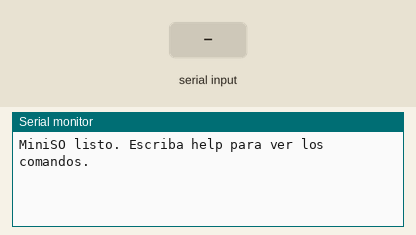
This program was run on a simulated ESP32. Shown: the last lines printed to the serial monitor. The inputs (shaded band) are chosen by the test bench.

Above: at 1.2 s.
1.3 s: "help\n" received over Serial
At 2.5 s:
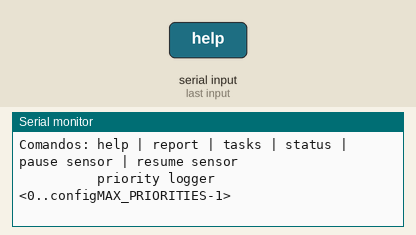
2.8 s: "report\n" received over Serial
At 3.7 s:
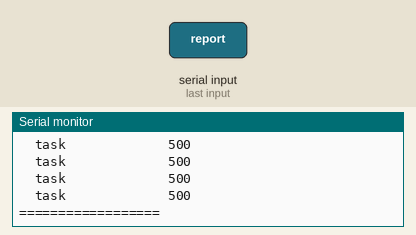
4.3 s: "tasks\n" received over Serial
At 5.5 s:
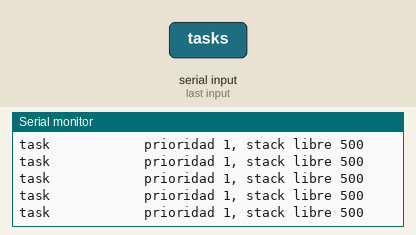
5.8 s: "status\n" received over Serial
At 6.3 s:
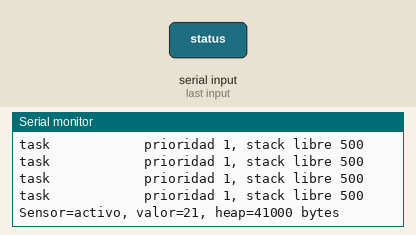
7.3 s: "pause sensor\n" received over Serial
At 7.7 s:
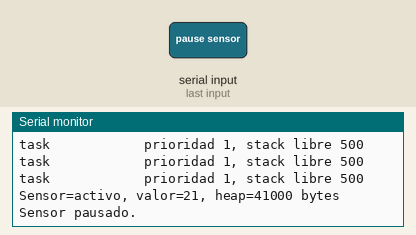
8.8 s: "resume sensor\n" received over Serial
At 10.2 s:
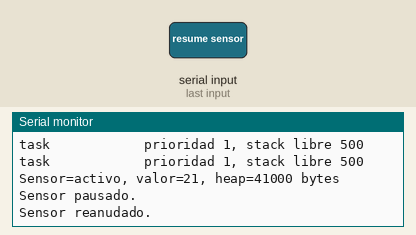

The program:

main.cpp
```cpp
#include <Arduino.h>
#include "esp_system.h"

// Cada tarea representa un servicio del mini sistema.
constexpr uint8_t TASK_COUNT = 6;
// Periodo del reporte automatico de estadisticas.
constexpr TickType_t REPORT_PERIOD = pdMS_TO_TICKS(5000);
// Periodo entre comprobaciones del watchdog.
constexpr TickType_t WATCHDOG_PERIOD = pdMS_TO_TICKS(3000);
// Tamano maximo de un mensaje de evento.
constexpr size_t EVENT_TEXT_SIZE = 64;

// Mensaje que viaja desde los servicios hacia el Logger.
struct Event
{
  char text[EVENT_TEXT_SIZE];
};

// Cola compartida por las tareas que generan eventos.
QueueHandle_t eventQueue;
// Evita que dos tareas escriban en Serial al mismo tiempo.
SemaphoreHandle_t serialMutex;
// Handle de cada tarea para consultarla o controlarla.
TaskHandle_t taskHandles[TASK_COUNT] = {};
// Contador de actividad usado por el Watchdog.
volatile uint32_t heartbeats[TASK_COUNT] = {};
// Valor generado por el sensor virtual.
volatile int sensorValue = 0;

// Indices usados para acceder a los servicios por nombre.
enum Service : uint8_t
{
  LOGGER,
  SENSOR,
  COMMUNICATIONS,
  STATISTICS,
  WATCHDOG,
  CONSOLE
};

/*
  xSemaphoreTake: Intenta adquirir un semáforo o mutex. Si no está disponible porque otra tarea lo tiene,
  suspende la tarea actual en estado Blocked hasta que se libere o expire el tiempo límite

  xSemaphoreGive: Libera el semáforo o mutex para que otra tarea que esté esperando pueda tomarlo

  */

// Imprime una linea protegiendo el puerto serie con un mutex.
void printLine(const char *text)
{
  // Espera como maximo 100 ms para obtener el puerto serie.
  if (xSemaphoreTake(serialMutex, pdMS_TO_TICKS(100)) == pdTRUE)
  {
    Serial.println(text);
    // Libera el puerto para otra tarea.
    xSemaphoreGive(serialMutex);
  }
}

// Copia un texto y lo agrega a la cola de eventos.
void logEvent(const char *text)
{
  Event event = {};
  // snprintf evita escribir mas alla del buffer del evento.
  snprintf(event.text, EVENT_TEXT_SIZE, "%s", text);
  // No se bloquea: si la cola esta llena, el evento se descarta.
  /* Envía datos estructurados de una tarea a otra de forma segura y thread-safe mediante una cola (FIFO) */
  xQueueSend(eventQueue, &event, 0);
}

// Consume eventos y los muestra ordenadamente por Serial.
void loggerTask(void *parameter)
{
  Event event;

  while (true)
  {
    // xQueueReceive: Extrae el elemento ubicado al frente de la cola y lo copia en una variable local, eliminándolo de la cola
    // Espera hasta que otro servicio publique un evento.
    if (xQueueReceive(eventQueue, &event, portMAX_DELAY) == pdTRUE)
    {
      // Los eventos se consumen, pero no se imprimen automaticamente.
    }
    // Informa al Watchdog que el Logger sigue ejecutandose.
    heartbeats[LOGGER]++;
  }
}

// Simula un sensor que cambia su valor periodicamente.
void sensorTask(void *parameter)
{
  while (true)
  {
    // Genera una secuencia simple de valores entre 0 y 99.
    sensorValue = (sensorValue + 7) % 100;
    // Marca una ejecucion correcta del Sensor.
    heartbeats[SENSOR]++;

    char message[EVENT_TEXT_SIZE];
    // Publica el valor generado para que lo muestre el Logger.
    snprintf(message, sizeof(message), "Sensor virtual: valor = %d", sensorValue);
    logEvent(message);
    // Libera el CPU hasta la proxima lectura simulada.
    vTaskDelay(pdMS_TO_TICKS(2000));
  }
}

// Simula una tarea que mantiene un enlace de comunicaciones activo.
void communicationsTask(void *parameter)
{
  while (true)
  {
    heartbeats[COMMUNICATIONS]++;
    logEvent("Comunicaciones: enlace simulado activo");
    // Simula el intervalo entre transmisiones.
    vTaskDelay(pdMS_TO_TICKS(4000));
  }
}

// Muestra recursos y estado de las tareas del sistema.
void statisticsTask(void *parameter)
{
  while (true)
  {
    // El reporte se solicita manualmente con el comando "report".
    heartbeats[STATISTICS]++;
    vTaskDelay(REPORT_PERIOD);
  }
}

// Supervisa que las demas tareas sigan actualizando su heartbeat.
void watchdogTask(void *parameter)
{
  // Guarda el valor observado durante la comprobacion anterior.
  uint32_t previousHeartbeats[TASK_COUNT] = {};

  while (true)
  {
    for (uint8_t service = LOGGER; service < TASK_COUNT; service++)
    {
      // El Watchdog no puede supervisarse a si mismo.
      if (service == WATCHDOG)
      {
        continue;
      }

      // Si el contador no cambio, el servicio no tuvo actividad.
      if (heartbeats[service] == previousHeartbeats[service])
      {
        char message[EVENT_TEXT_SIZE];
        snprintf(message, sizeof(message),
                 "Watchdog: sin actividad en %s", pcTaskGetName(taskHandles[service]));
        logEvent(message);
      }
      // Actualiza la referencia para la proxima ronda.
      previousHeartbeats[service] = heartbeats[service];
    }

    heartbeats[WATCHDOG]++;
    // Espera antes de volver a revisar todos los servicios.
    vTaskDelay(WATCHDOG_PERIOD);
  }
}

// Muestra los comandos disponibles en la consola.
void showHelp()
{
  printLine("Comandos: help | report | tasks | status | pause sensor | resume sensor");
  printLine("          priority logger <0..configMAX_PRIORITIES-1>");
}

// Muestra prioridad y stack libre de cada servicio.
void showTasks()
{
  if (xSemaphoreTake(serialMutex, portMAX_DELAY) == pdTRUE)
  {
    for (uint8_t service = LOGGER; service < TASK_COUNT; service++)
    {
      Serial.printf("%-15s prioridad %u, stack libre %u\n",
                    pcTaskGetName(taskHandles[service]),
                    uxTaskPriorityGet(taskHandles[service]),
                    uxTaskGetStackHighWaterMark(taskHandles[service]));
    }
    xSemaphoreGive(serialMutex);
  }
}

// Muestra bajo demanda el reporte que antes aparecia automaticamente.
void showReport()
{
  if (xSemaphoreTake(serialMutex, portMAX_DELAY) == pdTRUE)
  {
    Serial.println("\n==================");
    Serial.println("CPU: tareas FreeRTOS activas");
    Serial.printf("Heap libre: %u bytes\n", ESP.getFreeHeap());
    Serial.printf("Tiempo de ejecucion: %lu ms\n", millis());
    Serial.println("Stack libre por Task (palabras):");

    for (uint8_t service = LOGGER; service < TASK_COUNT; service++)
    {
      Serial.printf("  %-15s %4u\n",
                    pcTaskGetName(taskHandles[service]),
                    uxTaskGetStackHighWaterMark(taskHandles[service]));
    }

    Serial.println("==================");
    xSemaphoreGive(serialMutex);
  }
}

// Muestra un resumen del estado del sensor y de la memoria.
void showStatus()
{
  char status[EVENT_TEXT_SIZE];
  // eSuspended permite informar si el usuario pauso el Sensor.
  snprintf(status, sizeof(status), "Sensor=%s, valor=%d, heap=%u bytes",
           eTaskGetState(taskHandles[SENSOR]) == eSuspended ? "pausado" : "activo",
           sensorValue, ESP.getFreeHeap());
  printLine(status);
}

// Interpreta una linea recibida desde el monitor serie.
void processCommand(String command)
{
  // Quita espacios y acepta comandos escritos en mayusculas.
  command.trim();
  command.toLowerCase();

  // Muestra la ayuda basica.
  if (command == "help")
  {
    showHelp();
    // Muestra el reporte completo bajo demanda.
  }
  else if (command == "report")
  {
    showReport();
    // Lista informacion de las tareas.
  }
  else if (command == "tasks")
  {
    showTasks();
    // Muestra el estado general del sistema.
  }
  else if (command == "status")
  {
    showStatus();
    // Suspende la tarea Sensor desde la consola.
  }
  else if (command == "pause sensor")
  {
    vTaskSuspend(taskHandles[SENSOR]);
    printLine("Sensor pausado.");
    // Reanuda la tarea Sensor suspendida.
  }
  else if (command == "resume sensor")
  {
    vTaskResume(taskHandles[SENSOR]);
    printLine("Sensor reanudado.");
    // Cambia la prioridad del Logger durante la ejecucion.
  }
  else if (command.startsWith("priority logger "))
  {
    const int priority = command.substring(16).toInt();
    // Solo acepta prioridades validas para FreeRTOS.
    if (priority >= 0 && priority < configMAX_PRIORITIES)
    {
      vTaskPrioritySet(taskHandles[LOGGER], priority);
      printLine("Prioridad de Logger actualizada.");
    }
    else
    {
      printLine("Prioridad fuera de rango.");
    }
    // Informa cuando la linea no coincide con un comando conocido.
  }
  else if (command.length() > 0)
  {
    printLine("Comando desconocido. Escriba help.");
  }
}

// Lee el puerto serie y entrega cada linea al interprete de comandos.
void consoleTask(void *parameter)
{
  String command;

  printLine("MiniSO listo. Escriba help para ver los comandos.");
  while (true)
  {
    // Puede recibir varios caracteres en una misma ejecucion.
    while (Serial.available() > 0)
    {
      const char character = static_cast<char>(Serial.read());
      if (character == '\n' || character == '\r')
      {
        // Enter indica que el comando esta completo.
        processCommand(command);
        command = "";
      }
      else
      {
        // Acumula los caracteres hasta encontrar Enter.
        command += character;
      }
    }

    // La consola tambien demuestra que sigue viva.
    heartbeats[CONSOLE]++;
    // Evita consultar Serial en un bucle ocupado.
    vTaskDelay(pdMS_TO_TICKS(50));
  }
}

// Inicializa hardware, recursos compartidos y tareas FreeRTOS.
void setup()
{
  // Configura la velocidad del monitor serie.
  Serial.begin(115200);
  // Crea el mutex que protege las salidas por Serial.
  serialMutex = xSemaphoreCreateMutex();
  // Reserva espacio para ocho eventos pendientes.
  eventQueue = xQueueCreate(8, sizeof(Event));

  // Crea cada servicio con stack y prioridad iniciales.
  xTaskCreate(loggerTask, "Logger", 2048, nullptr, 2, &taskHandles[LOGGER]);
  xTaskCreate(sensorTask, "Sensor", 2048, nullptr, 1, &taskHandles[SENSOR]);
  xTaskCreate(communicationsTask, "Comms", 2048, nullptr, 1,
              &taskHandles[COMMUNICATIONS]);
  xTaskCreate(statisticsTask, "Stats", 3072, nullptr, 1, &taskHandles[STATISTICS]);
  xTaskCreate(watchdogTask, "Watchdog", 2048, nullptr, 3, &taskHandles[WATCHDOG]);
  xTaskCreate(consoleTask, "Console", 3072, nullptr, 2, &taskHandles[CONSOLE]);
}

// loop no realiza trabajo: todo corre dentro de tareas FreeRTOS.
void loop()
{
  // Bloquea la tarea principal de Arduino para no consumir CPU.
  vTaskDelay(portMAX_DELAY);
}
```

Measured:
- after the input at 1.3 s, the serial monitor: prints a new line at once (image 1)
- after the input at 2.8 s, the serial monitor: prints a new line at once (image 2)
- after the input at 4.3 s, the serial monitor: prints a new line at once (image 3)
- after the input at 5.8 s, the serial monitor: prints a new line at once (image 4)
- after the input at 7.3 s, the serial monitor: prints a new line at once (image 5)
- after the input at 8.8 s, the serial monitor: prints a new line at once (image 6)
